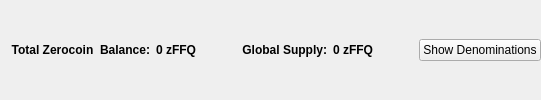
                       <widget class="QFrame" name="balanceSupplyFrame">
                        <layout class="QHBoxLayout" name="horizontalLayout_2" stretch="0,0,0,1,0">
                         <property name="rightMargin">
                          <number>0</number>
                         </property>
                         <item>
                          <layout class="QHBoxLayout" name="horizontalLayout_34">
                           <item>
                            <widget class="QLabel" name="labelzAvailableText_3">
                             <property name="font">
                              <font>
                               <weight>75</weight>
                               <bold>true</bold>
                              </font>
                             </property>
                             <property name="toolTip">
                              <string>Total Balance including unconfirmed and immature zFFQ</string>
                             </property>
                             <property name="text">
                              <string>Total Zerocoin  Balance:</string>
                             </property>
                             <property name="alignment">
                              <set>Qt::AlignRight|Qt::AlignTrailing|Qt::AlignVCenter</set>
                             </property>
                            </widget>
                           </item>
                           <item>
                            <widget class="QLabel" name="labelzAvailableAmount_4">
                             <property name="minimumSize">
                              <size>
                               <width>40</width>
                               <height>0</height>
                              </size>
                             </property>
                             <property name="font">
                              <font>
                               <weight>75</weight>
                               <bold>true</bold>
                              </font>
                             </property>
                             <property name="toolTip">
                              <string>Total Balance including unconfirmed and immature zFFQ</string>
                             </property>
                             <property name="text">
                              <string>0 zFFQ</string>
                             </property>
                             <property name="alignment">
                              <set>Qt::AlignLeading|Qt::AlignLeft|Qt::AlignVCenter</set>
                             </property>
                            </widget>
                           </item>
                          </layout>
                         </item>
                         <item>
                          <spacer name="horizontalSpacer_32">
                           <property name="orientation">
                            <enum>Qt::Horizontal</enum>
                           </property>
                           <property name="sizeHint" stdset="0">
                            <size>
                             <width>40</width>
                             <height>20</height>
                            </size>
                           </property>
                          </spacer>
                         </item>
                         <item>
                          <layout class="QHBoxLayout" name="horizontalLayout_35">
                           <item>
                            <widget class="QLabel" name="labelZsupplyText_2">
                             <property name="font">
                              <font>
                               <weight>75</weight>
                               <bold>true</bold>
                              </font>
                             </property>
                             <property name="text">
                              <string>Global Supply:</string>
                             </property>
                             <property name="alignment">
                              <set>Qt::AlignRight|Qt::AlignTrailing|Qt::AlignVCenter</set>
                             </property>
                            </widget>
                           </item>
                           <item>
                            <widget class="QLabel" name="labelZsupplyAmount_2">
                             <property name="font">
                              <font>
                               <weight>75</weight>
                               <bold>true</bold>
                              </font>
                             </property>
                             <property name="text">
                              <string>0 zFFQ</string>
                             </property>
                            </widget>
                           </item>
                          </layout>
                         </item>
                         <item>
                          <spacer name="horizontalSpacer_31">
                           <property name="orientation">
                            <enum>Qt::Horizontal</enum>
                           </property>
                           <property name="sizeHint" stdset="0">
                            <size>
                             <width>40</width>
                             <height>20</height>
                            </size>
                           </property>
                          </spacer>
                         </item>
                         <item>
                          <widget class="QPushButton" name="pushButtonShowDenoms">
                           <property name="toolTip">
                            <string>Show zFFQ denominations list</string>
                           </property>
                           <property name="text">
                            <string>Show Denominations</string>
                           </property>
                          </widget>
                         </item>
                        </layout>
                       </widget>
